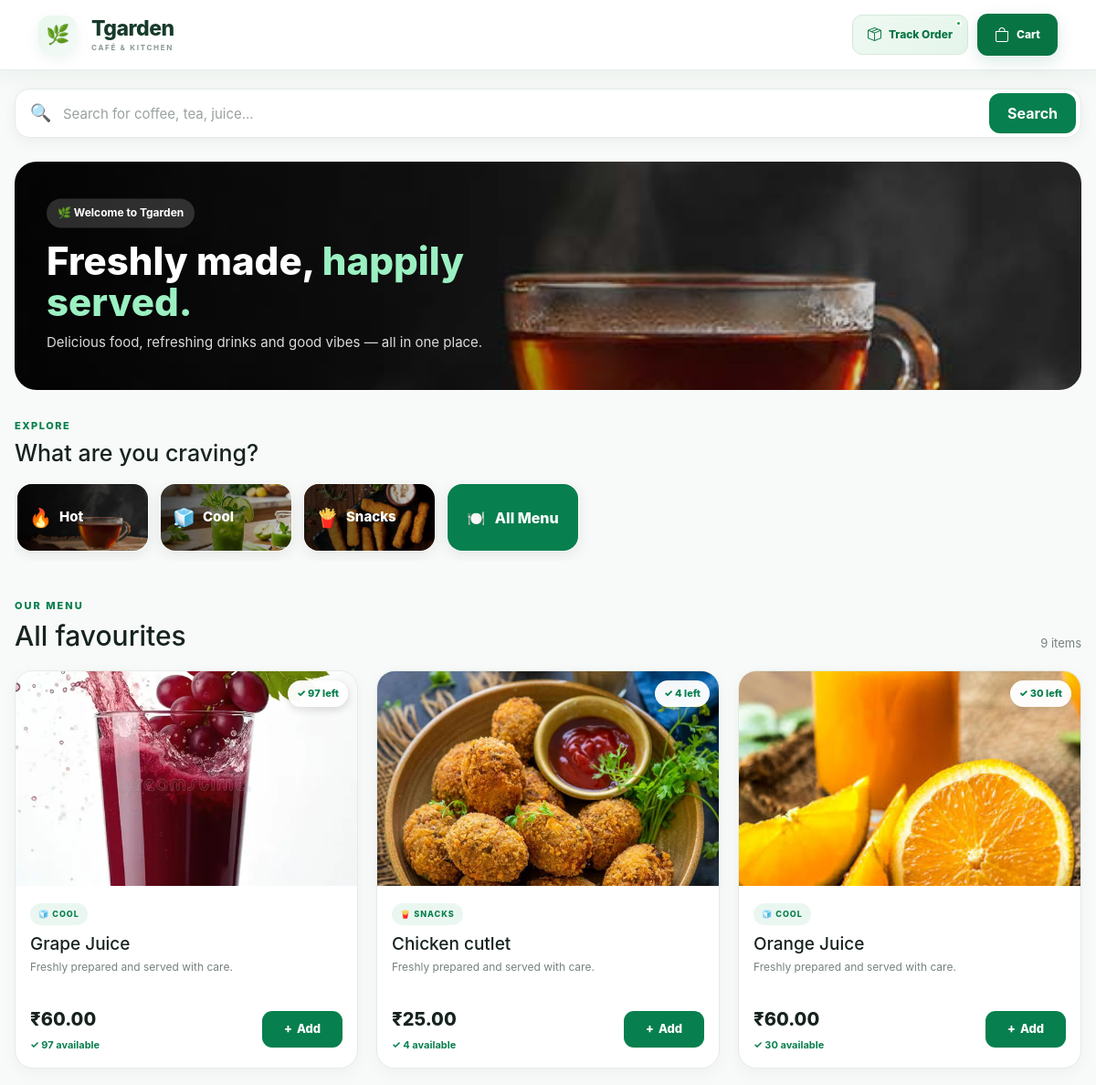
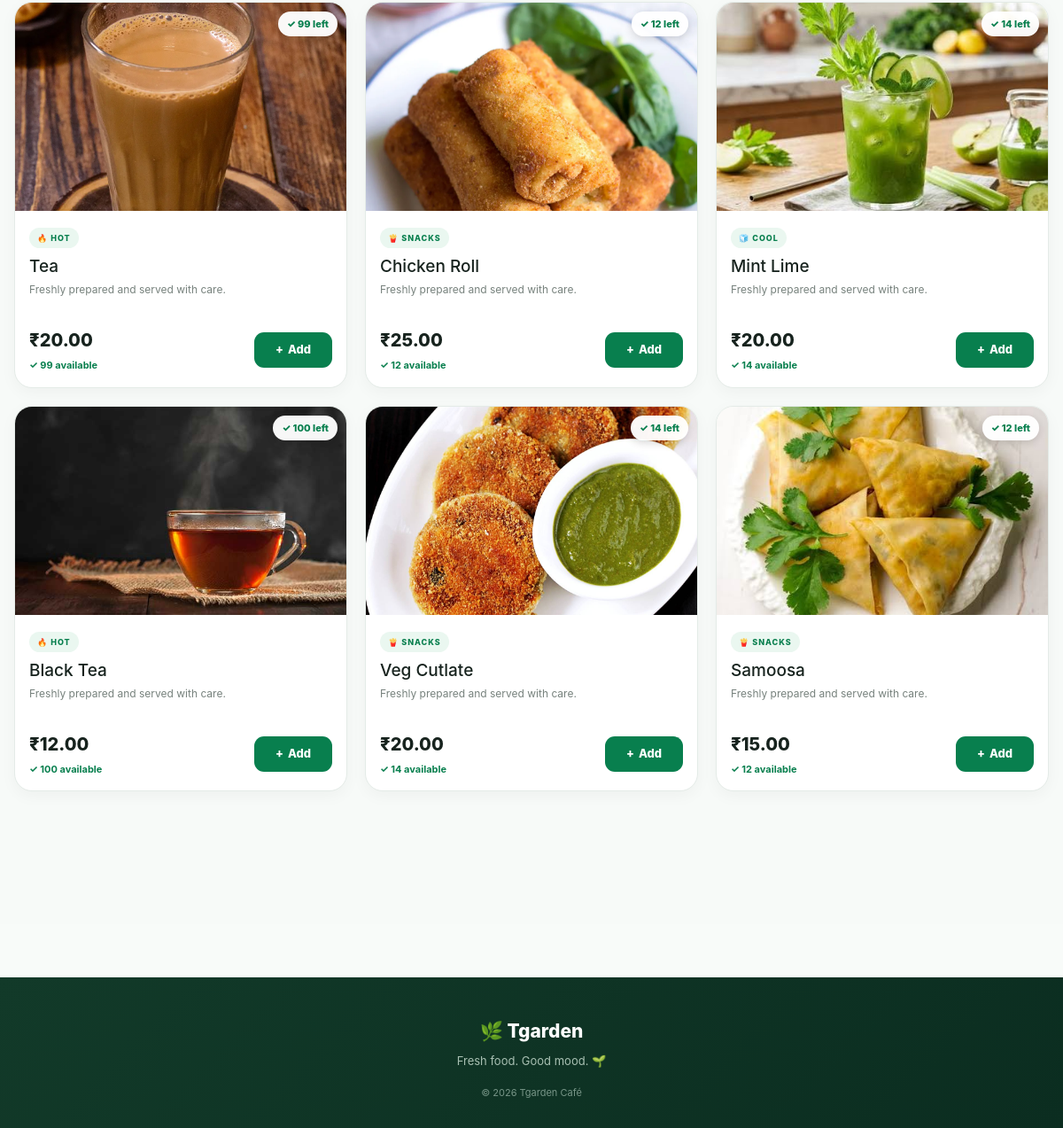
The page / on the database its author committed (2 pictures, top to bottom).
### cafe/models.py (models this page shows, shortened)
class Product(models.Model):
    CATEGORY_CHOICES = [
        ("HOT", "Hot"),
        ("COOL", "Cool"),
        ("SNACKS", "Snacks"),
    ]
    name = models.CharField(
        max_length=200
    )
    description = models.TextField(
        blank=True
    )
    price = models.DecimalField(
        max_digits=10,
        decimal_places=2
    )
    image = models.ImageField(
        upload_to="products/",
        blank=True,
        null=True
    )
    category = models.CharField(
        max_length=20,
        choices=CATEGORY_CHOICES,
        default="SNACKS"
    )
    is_available = models.BooleanField(
        default=True
    )
    created_at = models.DateTimeField(
        auto_now_add=True
    )
    stock = models.PositiveIntegerField(
        default=0,
        verbose_name="Available Quantity"
    )
    class Meta:
        ordering = ["-created_at"]

### cafe/views.py (the view)
@ensure_csrf_cookie
def home(request):
    search_query = request.GET.get(
        "q",
        ""
    ).strip()
    category = request.GET.get(
        "category",
        ""
    ).upper()
    products = Product.objects.filter(
        is_available=True
    )
    if search_query:
        products = products.filter(
            Q(name__icontains=search_query) |
            Q(description__icontains=search_query)
        )
    if category in [
        "HOT",
        "COOL",
        "SNACKS"
    ]:
        products = products.filter(
            category=category
        )
    cart = request.session.get(
        "cart",
        {}
    )
    cart_count = sum(
        int(quantity)
        for quantity in cart.values()
    )
    return render(
        request,
        "cafe/home.html",
        {
            "products": products,
            "cart_count": cart_count,
            "search_query": search_query,
            "selected_category": category,
        }
    )

### cafe/templates/cafe/home.html (shortened to what this page needs)
{% extends "cafe/base.html" %}
{% load static %}
{% block content %}
<div class="tg-page">
    <section class="tg-search-section">
        <div class="tg-container">
            <form
                method="GET"
                action="{% url 'home' %}"
                class="tg-search-box"
            >
                <div class="tg-search-icon">
                    🔍
                </div>
                <input
                    type="text"
                    name="q"
                    value="{{ search_query }}"
                    placeholder="Search for coffee, tea, juice..."
                    autocomplete="off"
                >
                <button type="submit">
                    Search
                </button>
            </form>
        </div>
    </section>
    <section>
        <div class="tg-container">
            <div class="tg-hero">
                <div class="tg-hero-content">
                    <span class="tg-hero-badge">
                        🌿 Welcome to Tgarden
                    </span>
                    <h1>
                        Freshly made,
                        <span>happily served.</span>
                    </h1>
                    <p>
                        Delicious food, refreshing drinks and
                        good vibes — all in one place.
                    </p>
                </div>
            </div>
        </div>
    </section>
    <section class="tg-category-section">
        <div class="tg-container">
            <div class="tg-section-title">
                <small>
                    EXPLORE
                </small>
                <h2>
                    What are you craving?
                </h2>
            </div>
            <div class="tg-category-nav">
                <a
                    href="{% url 'home' %}?category=HOT#menu"
                    class="tg-category"
                >
                    <img
                        src="{% static 'cafe/images/hot.jpg' %}"
                        alt="Hot"
                    >
                    <div class="tg-category-overlay">
                        <span class="tg-category-icon">
                            🔥
                        </span>
                        <span class="tg-category-name">
                            Hot
                        </span>
                    </div>
                </a>
                <a
                    href="{% url 'home' %}?category=COOL#menu"
                    class="tg-category"
                >
                    <img
                        src="{% static 'cafe/images/cool.jpg' %}"
                        alt="Cool"
                    >
                    <div class="tg-category-overlay">
                        <span class="tg-category-icon">
                            🧊
                        </span>
                        <span class="tg-category-name">
                            Cool
                        </span>
                    </div>
                </a>
                <a
                    href="{% url 'home' %}?category=SNACKS#menu"
                    class="tg-category"
                >
                    <img
                        src="{% static 'cafe/images/snacks.jpg' %}"
                        alt="Snacks"
                    >
                    <div class="tg-category-overlay">
                        <span class="tg-category-icon">
                            🍟
                        </span>
                        <span class="tg-category-name">
                            Snacks
                        </span>
                    </div>
                </a>
                <a
                    href="{% url 'home' %}#menu"
                    class="tg-category"
                >
                    <div
                        style="
                            width:100%;
                            height:100%;
                            background:#087f4e;
                            display:flex;
                            align-items:center;
                            justify-content:center;
                            color:white;
                            font-weight:800;
                        "
                    >
                        🍽️
                        &nbsp;
                        All Menu
                    </div>
                </a>
            </div>
        </div>
    </section>
    <section
        class="tg-menu"
        id="menu"
    >
        <div class="tg-container">
            <div class="tg-menu-header">
                <div>
                    <span class="tg-menu-label">
                        OUR MENU
                    </span>
                    {% if search_query %}
                        <h2>
                            Results for "{{ search_query }}"
                        </h2>
                    {% elif selected_category == "HOT" %}
                        <h2>
                            🔥 Hot Menu
                        </h2>
                    {% elif selected_category == "COOL" %}
                        <h2>
                            🧊 Cool Menu
                        </h2>
                    {% elif selected_category == "SNACKS" %}
                        <h2>
                            🍟 Snacks Menu
                        </h2>
                    {% else %}
                        <h2>
                            All favourites
                        </h2>
                    {% endif %}
                </div>
                <span class="tg-product-count">
                    {{ products|length }} items
                </span>
            </div>
            <div class="tg-product-grid">
                {% for product in products %}
                <article
                    class="tg-product-card"
                    data-product-id="{{ product.id }}"
                    data-stock="{{ product.stock }}"
                >
                    <div class="tg-product-image">
                        {% if product.image %}
                            <img
                                src="{{ product.image.url }}"
                                alt="{{ product.name }}"
                                loading="lazy"
                            >
                        {% else %}
                            <div class="tg-no-image">
                                🌿
                            </div>
                        {% endif %}
                        {% if product.stock > 0 %}
                            {% if product.stock <= 3 %}
                                <span class="tg-stock-badge low">
                                    🔥 {{ product.stock }} left
                                </span>
                            {% else %}
                                <span class="tg-stock-badge">
                                    ✓ {{ product.stock }} left
                                </span>
                            {% endif %}
                        {% else %}
                            <span class="tg-stock-badge sold">
                                Sold Out
                            </span>
                        {% endif %}
                    </div>
                    <div class="tg-product-body">
                        <span class="tg-product-category">
                            {% if product.category == "HOT" %}
                                🔥 HOT
                            {% elif product.category == "COOL" %}
                                🧊 COOL
                            {% else %}
                                🍟 SNACKS
                            {% endif %}
                        </span>
                        <h3 class="tg-product-name">
                            {{ product.name }}
                        </h3>
                        <p class="tg-product-description">
                            {% if product.description %}
                                {{ product.description }}
                            {% else %}
                                Freshly prepared and served with care.
                            {% endif %}
                        </p>
                        <div class="tg-product-footer">
                            <div>
                                <strong class="tg-price">
                                    ₹{{ product.price }}
                                </strong>
                                {% if product.stock > 0 %}
                                    {% if product.stock <= 3 %}
                                        <div class="tg-stock-info low">
                                            🔥 Only
                                            {{ product.stock }}
                                            left
                                        </div>
                                    {% else %}
                                        <div class="tg-stock-info">
                                            ✓
                                            {{ product.stock }}
                                            available
                                        </div>
                                    {% endif %}
                                {% else %}
                                    <div class="tg-stock-info sold">
                                        ✕ Sold Out
                                    </div>
                                {% endif %}
                            </div>
                            {% if product.stock > 0 and product.is_available %}
                                <button
                                    type="button"
                                    class="tg-add-button"
                                    data-product-id="{{ product.id }}"
                                    data-product-name="{{ product.name }}"
                                    data-url="{% url 'add_to_cart' product.id %}"
                                    onclick="tgAddToCart(this)"
                                >
                                    <span>+</span>
                                    Add
                                </button>
                            {% endif %}
                        </div>
                    </div>
                </article>
                {% endfor %}
            </div>
        </div>
    </section>
</div>
{% endblock %}

### cafe/static/cafe/css/style.css (style rules this page uses)
:root { --green: #176b3a; --dark-green: #0d4525; --light-green: #eaf6ee; --soft-green: #f4faf6; --text: #18231c; --muted: #718078; --white: #ffffff; --border: #e4eee7; }
* { box-sizing: border-box; }
body { margin: 0; font-family: Inter, system-ui, -apple-system, BlinkMacSystemFont, "Segoe UI", sans-serif; color: var(--text); background: #ffffff; }

### cafe/templates/cafe/base.html (style rules this page uses)
html { scroll-behavior: smooth; }
body { margin: 0; background: #f8fbf9; color: #173b2b; }

### rows shown on the page
Product: image (picture), stock "97", category "🧊 COOL", name "Grape Juice", description "Freshly prepared and served with care.", price "60.00"
Product: image (picture), stock "4", category "🍟 SNACKS", name "Chicken cutlet", description "Freshly prepared and served with care.", price "25.00"
Product: image (picture), stock "30", category "🧊 COOL", name "Orange Juice", description "Freshly prepared and served with care.", price "60.00"
Product: image (picture), stock "99", category "🔥 HOT", name "Tea", description "Freshly prepared and served with care.", price "20.00"
Product: image (picture), stock "12", category "🍟 SNACKS", name "Chicken Roll", description "Freshly prepared and served with care.", price "25.00"
Product: image (picture), stock "14", category "🧊 COOL", name "Mint Lime", description "Freshly prepared and served with care.", price "20.00"
Product: image (picture), stock "100", category "🔥 HOT", name "Black Tea", description "Freshly prepared and served with care.", price "12.00"
Product: image (picture), stock "14", category "🍟 SNACKS", name "Veg Cutlate", description "Freshly prepared and served with care.", price "20.00"
Product: image (picture), stock "12", category "🍟 SNACKS", name "Samoosa", description "Freshly prepared and served with care.", price "15.00"

### other values the page prints
{{ products|length }} "9"
